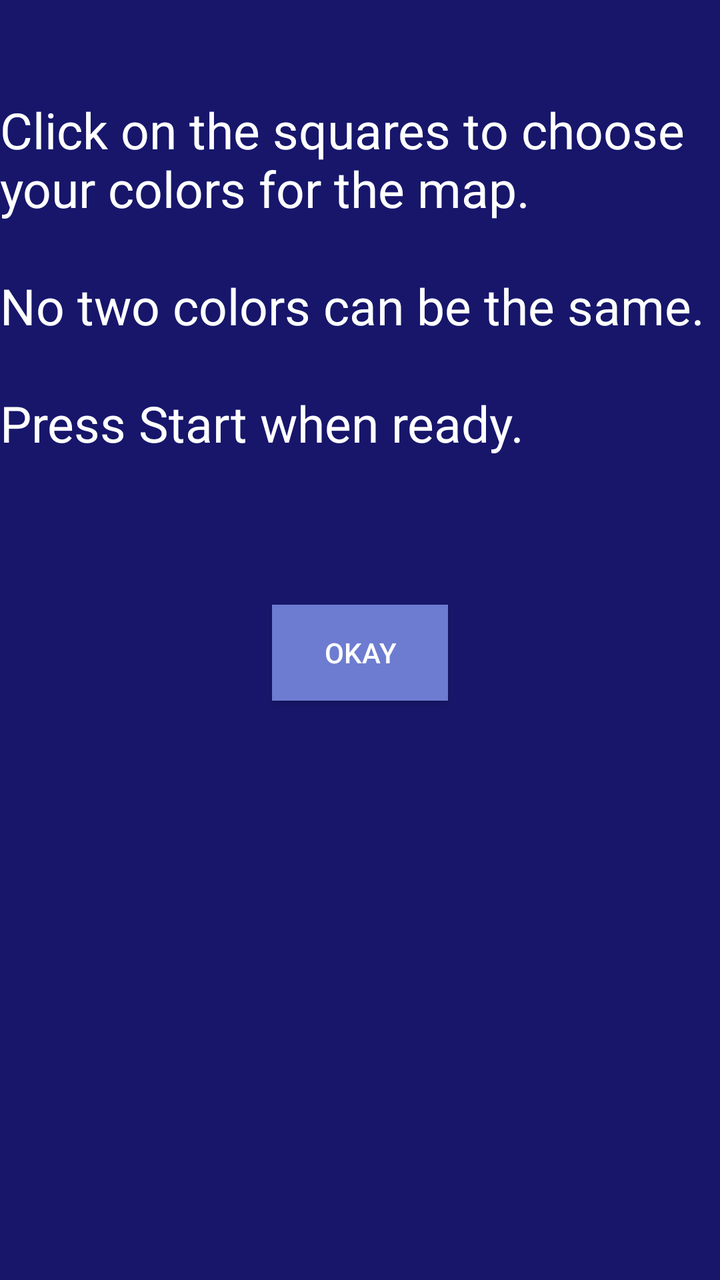
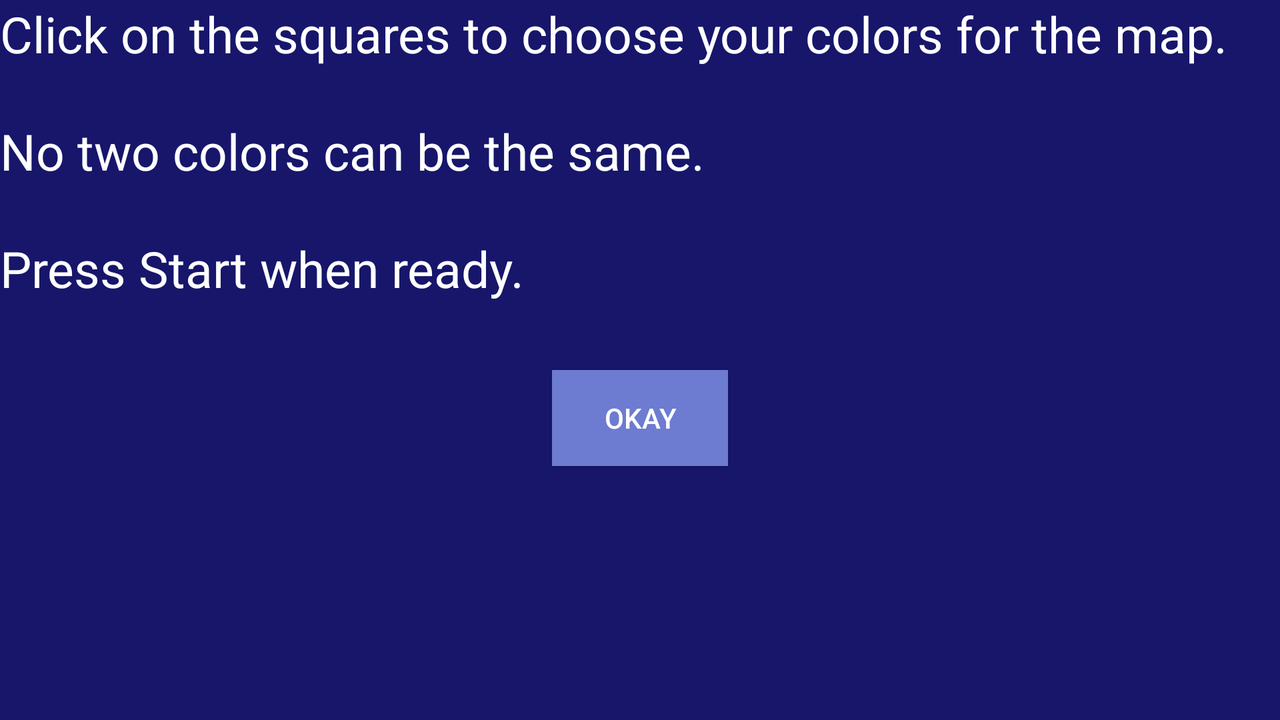

An Android layout and its configuration variant, each rendered on a device that would load it. The default file and the variant file are quoted in full after the pictures.
<!-- AndroidManifest.xml: application theme AppTheme -->
<!-- res/layout/activity_help_popup.xml -->
<?xml version="1.0" encoding="utf-8"?>

<RelativeLayout xmlns:android="http://schemas.android.com/apk/res/android"
    android:orientation="vertical" android:layout_width="match_parent"
    android:layout_height="match_parent"
    android:background="@color/colorPrimaryDark">

    <Button
        style="@style/Widget.AppCompat.Button.Colored"
        android:text="@string/okay"
        android:layout_width="wrap_content"
        android:layout_height="wrap_content"
        android:layout_marginTop="74dp"
        android:background="@color/colorPrimary"
        android:textColor="@color/colorText"
        android:id="@+id/popup_okay_button"
        android:layout_below="@+id/help_text"
        android:layout_centerHorizontal="true" />

    <TextView
        android:text="@string/help_color_picker"
        android:layout_width="wrap_content"
        android:layout_height="wrap_content"
        android:textColor="@color/colorText"
        android:layout_gravity="center"
        android:textSize="25sp"
        android:id="@+id/help_text"
        android:layout_marginTop="48dp"
        android:layout_alignParentTop="true"
        android:layout_alignParentStart="true" />
</RelativeLayout>
<!-- resources referenced by this layout -->
<resources>
  <color name="colorPrimary">#6d7cd1</color>
  <color name="colorPrimaryDark">#17166b</color>
  <color name="colorText">#fefffe</color>
  <string name="help_color_picker">Click on the squares to choose your colors for the map.\n\nNo two colors can be the same.\n\nPress Start when ready.</string>
  <string name="okay">Okay</string>
  <style name="AppTheme" parent="Theme.AppCompat.Light.NoActionBar">
          
          <item name="colorPrimary">@color/colorPrimary</item>
          <item name="colorPrimaryDark">@color/colorPrimaryDark</item>
          <item name="colorAccent">@color/colorAccent</item>
      </style>
  <color name="colorAccent">#00de7a</color>
</resources>
<!-- res/layout-land/activity_help_popup.xml (the repository's variant of the layout above) -->
<!-- drawn on the phone turned sideways -->
<?xml version="1.0" encoding="utf-8"?>
<RelativeLayout xmlns:android="http://schemas.android.com/apk/res/android"
    android:orientation="vertical" android:layout_width="match_parent"
    android:layout_height="match_parent"
    android:background="@color/colorPrimaryDark">

    <TextView
        android:text="@string/help_color_picker"
        android:layout_width="wrap_content"
        android:layout_height="wrap_content"
        android:textColor="@color/colorText"
        android:layout_gravity="center"
        android:textSize="25sp"
        android:id="@+id/help_text"
        android:layout_alignParentTop="true"
        android:layout_alignParentStart="true" />

    <Button
        style="@style/Widget.AppCompat.Button.Colored"
        android:text="@string/okay"
        android:layout_width="wrap_content"
        android:layout_height="wrap_content"
        android:layout_marginTop="34dp"
        android:background="@color/colorPrimary"
        android:textColor="@color/colorText"
        android:id="@+id/popup_okay_button"
        android:layout_below="@+id/help_text"
        android:layout_centerHorizontal="true" />
</RelativeLayout>
